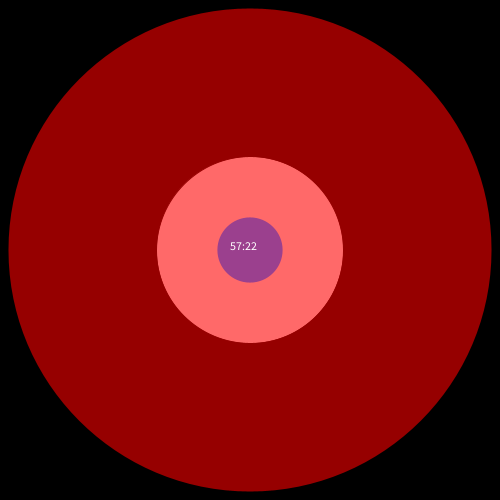
Frame 1 (no input)
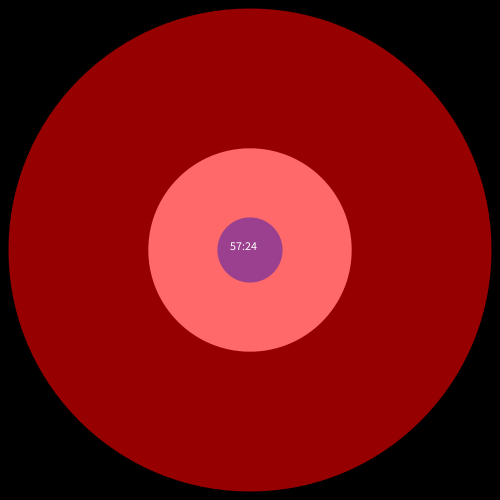
Frame 60 (the mouse pressed at the canvas centre just before this capture)
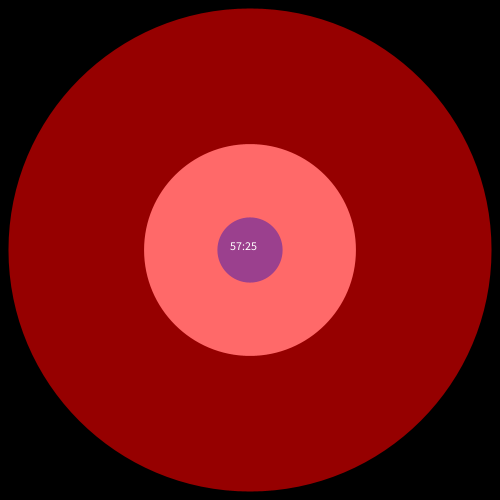
Frame 120 (the mouse held since frame 60 and released just before this capture)

The Processing sketch that drew these frames (run headless with seeded random() and noise(); from frame 60 on, the mouse is pressed at the canvas centre):

// Processing sketch: processing_96413
// ── processing_96413.pde

//Greg Conte
//Clock
//4/15/2013

 
 
void setup(){
  size(500,500);
}
 
void draw() {
  println(hour() + " : " +minute() + ": " + second());
  background(0);
  
   
   
  float w= map(second(), 0, 59,0,width);
  fill(255);
  ellipse(250,250,w,w);
  float h= map(minute(), 0, 59,0,width);
  fill(255,0,0,150);
  noStroke();
  ellipse(250,250,h,h);
  float p= map(hour(), 0, 23,0,width);
  fill(0,0,200,100);
  noStroke();
  ellipse(250,250,p,p);
   fill(255);
    text(minute()+":"+second(), 230, 250);

  
   
}
